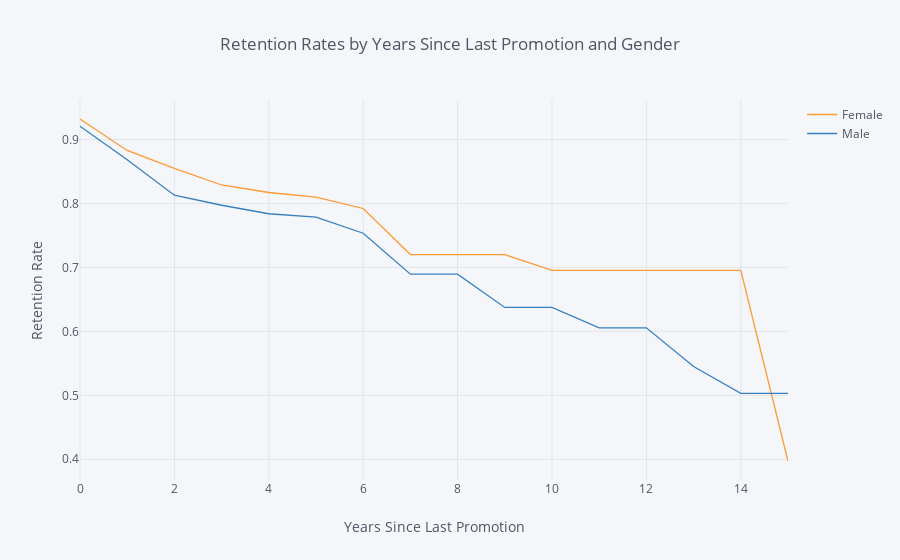

Source (notebook cell):
### Markdown cell above
## 3. Let's look at retention rate by gender from a third perspective - the number of years since the employee's last promotion. Generate and plot a survival curve showing this.

### Code cell
rates3 = survival(data, 'Gender', 'YearsSinceLastPromotion', 'Attrition')

rates3.iplot(kind='line', xTitle='Years Since Last Promotion', yTitle='Retention Rate',
            title='Retention Rates by Years Since Last Promotion and Gender')

### Figure 1 — Plotly figure (JSON) as saved in the notebook; plotly's stock layout.template omitted (floating-point values rounded to 4 significant figures)
{"data": [{"line": {"color": "rgba(255, 153, 51, 1.0)", "dash": "solid", "shape": "linear", "width": 1.3}, "mode": "lines", "name": "Female", "text": "", "type": "scatter", "uid": "5b1993e0-e41f-4a95-ae98-a47d4ec2a40a", "x": [0, 1, 2, 3, 4, 5, 6, 7, 8, 9, 10, 11, 12, 13, 14, 15], "y": [0.932, 0.8828, 0.8547, 0.8288, 0.817, 0.8099, 0.7921, 0.7201, 0.7201, 0.7201, 0.6952, 0.6952, 0.6952, 0.6952, 0.6952, 0.3973]}, {"line": {"color": "rgba(55, 128, 191, 1.0)", "dash": "solid", "shape": "linear", "width": 1.3}, "mode": "lines", "name": "Male", "text": "", "type": "scatter", "uid": "171ae5ff-6022-4038-8524-320c11e3bb7e", "x": [0, 1, 2, 3, 4, 5, 6, 7, 8, 9, 10, 11, 12, 13, 14, 15], "y": [0.9206, 0.8684, 0.8128, 0.7971, 0.7838, 0.7785, 0.7534, 0.6894, 0.6894, 0.6374, 0.6374, 0.6055, 0.6055, 0.5449, 0.503, 0.503]}], "layout": {"legend": {"bgcolor": "#F5F6F9", "font": {"color": "#4D5663"}}, "paper_bgcolor": "#F5F6F9", "plot_bgcolor": "#F5F6F9", "title": {"font": {"color": "#4D5663"}, "text": "Retention Rates by Years Since Last Promotion and Gender"}, "xaxis": {"gridcolor": "#E1E5ED", "showgrid": true, "tickfont": {"color": "#4D5663"}, "title": {"font": {"color": "#4D5663"}, "text": "Years Since Last Promotion"}, "zerolinecolor": "#E1E5ED"}, "yaxis": {"gridcolor": "#E1E5ED", "showgrid": true, "tickfont": {"color": "#4D5663"}, "title": {"font": {"color": "#4D5663"}, "text": "Retention Rate"}, "zerolinecolor": "#E1E5ED"}}}
